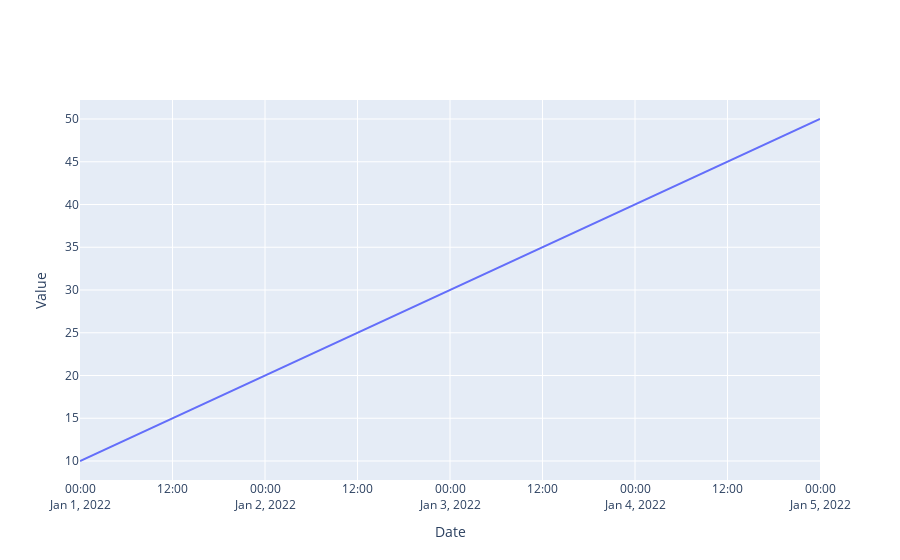

This figure's notebook cell:
### Code cell
import pandas as pd
import plotly.graph_objects as go

# sample data
df = pd.DataFrame({'value': [10, 20, 30, 40, 50]}, 
                  index=pd.date_range(start='2022-01-01', periods=5, freq='D'))

# create figure using plotly.graph_objects
fig = go.Figure()

# add trace
fig.add_trace(go.Scatter(x=df.index, y=df['value'], mode='lines'))


# set x axis properties
fig.update_xaxes(title='Date')

# set y axis properties
fig.update_yaxes(title='Value')

# show figure
fig.show()

### Figure 1 — Plotly figure (JSON) as saved in the notebook; plotly's stock layout.template omitted (floating-point values rounded to 4 significant figures)
{"data": [{"mode": "lines", "type": "scatter", "x": ["2022-01-01T00:00:00", "2022-01-02T00:00:00", "2022-01-03T00:00:00", "2022-01-04T00:00:00", "2022-01-05T00:00:00"], "y": [10, 20, 30, 40, 50]}], "layout": {"autosize": true, "xaxis": {"autorange": true, "range": ["2022-01-01", "2022-01-05"], "title": {"text": "Date"}, "type": "date"}, "yaxis": {"autorange": true, "range": [7.778, 52.22], "title": {"text": "Value"}, "type": "linear"}}}
